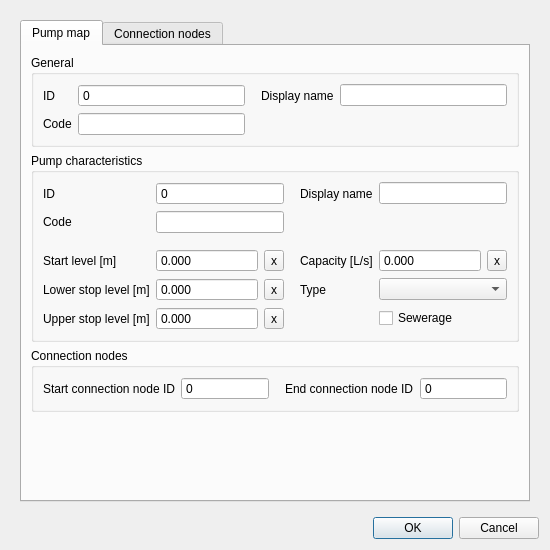
<?xml version="1.0" encoding="UTF-8"?>
<ui version="4.0">
 <class>PumpMapEditForm</class>
 <widget class="QDialog" name="PumpMapEditForm">
  <property name="geometry">
   <rect>
    <x>0</x>
    <y>0</y>
    <width>550</width>
    <height>550</height>
   </rect>
  </property>
  <property name="windowTitle">
   <string>Pump map</string>
  </property>
  <layout class="QGridLayout" name="gridLayout">
   <item row="0" column="0">
    <widget class="QScrollArea" name="scrollArea">
     <property name="frameShape">
      <enum>QFrame::NoFrame</enum>
     </property>
     <property name="widgetResizable">
      <bool>true</bool>
     </property>
     <widget class="QWidget" name="scrollAreaWidgetContents">
      <property name="geometry">
       <rect>
        <x>0</x>
        <y>0</y>
        <width>532</width>
        <height>503</height>
       </rect>
      </property>
      <layout class="QGridLayout" name="gridLayout_2">
       <item row="0" column="0">
        <widget class="QTabWidget" name="tabWidget">
         <property name="locale">
          <locale language="English" country="UnitedStates"/>
         </property>
         <property name="inputMethodHints">
          <set>Qt::ImhNone</set>
         </property>
         <property name="currentIndex">
          <number>0</number>
         </property>
         <widget class="QWidget" name="tab">
          <attribute name="title">
           <string>Pump map</string>
          </attribute>
          <layout class="QGridLayout" name="gridLayout_18">
           <item row="6" column="0">
            <spacer name="verticalSpacer_3">
             <property name="orientation">
              <enum>Qt::Vertical</enum>
             </property>
             <property name="sizeType">
              <enum>QSizePolicy::MinimumExpanding</enum>
             </property>
             <property name="sizeHint" stdset="0">
              <size>
               <width>20</width>
               <height>10</height>
              </size>
             </property>
            </spacer>
           </item>
           <item row="5" column="0">
            <widget class="QGroupBox" name="grp_conn_node">
             <property name="locale">
              <locale language="English" country="UnitedStates"/>
             </property>
             <property name="inputMethodHints">
              <set>Qt::ImhNone</set>
             </property>
             <property name="title">
              <string>Connection nodes</string>
             </property>
             <layout class="QGridLayout" name="gridLayout_6">
              <item row="0" column="1">
               <widget class="QSpinBox" name="connection_node_id_start">
                <property name="sizePolicy">
                 <sizepolicy hsizetype="Expanding" vsizetype="Fixed">
                  <horstretch>0</horstretch>
                  <verstretch>0</verstretch>
                 </sizepolicy>
                </property>
                <property name="locale">
                 <locale language="English" country="UnitedStates"/>
                </property>
                <property name="inputMethodHints">
                 <set>Qt::ImhNone</set>
                </property>
                <property name="readOnly">
                 <bool>true</bool>
                </property>
                <property name="buttonSymbols">
                 <enum>QAbstractSpinBox::NoButtons</enum>
                </property>
                <property name="maximum">
                 <number>999999999</number>
                </property>
                <property name="clearValue" stdset="0">
                 <bool>true</bool>
                </property>
                <property name="expressionsEnabled" stdset="0">
                 <bool>false</bool>
                </property>
               </widget>
              </item>
              <item row="0" column="0">
               <widget class="QLabel" name="label_18">
                <property name="locale">
                 <locale language="English" country="UnitedStates"/>
                </property>
                <property name="inputMethodHints">
                 <set>Qt::ImhNone</set>
                </property>
                <property name="text">
                 <string>Start connection node ID</string>
                </property>
                <property name="alignment">
                 <set>Qt::AlignLeading|Qt::AlignLeft|Qt::AlignVCenter</set>
                </property>
               </widget>
              </item>
              <item row="0" column="3">
               <widget class="QSpinBox" name="connection_node_id_end">
                <property name="sizePolicy">
                 <sizepolicy hsizetype="Expanding" vsizetype="Fixed">
                  <horstretch>0</horstretch>
                  <verstretch>0</verstretch>
                 </sizepolicy>
                </property>
                <property name="locale">
                 <locale language="English" country="UnitedStates"/>
                </property>
                <property name="inputMethodHints">
                 <set>Qt::ImhNone</set>
                </property>
                <property name="readOnly">
                 <bool>true</bool>
                </property>
                <property name="buttonSymbols">
                 <enum>QAbstractSpinBox::NoButtons</enum>
                </property>
                <property name="maximum">
                 <number>999999999</number>
                </property>
                <property name="clearValue" stdset="0">
                 <bool>true</bool>
                </property>
                <property name="expressionsEnabled" stdset="0">
                 <bool>false</bool>
                </property>
               </widget>
              </item>
              <item row="0" column="2">
               <widget class="QLabel" name="label_19">
                <property name="locale">
                 <locale language="English" country="UnitedStates"/>
                </property>
                <property name="inputMethodHints">
                 <set>Qt::ImhNone</set>
                </property>
                <property name="text">
                 <string>End connection node ID</string>
                </property>
                <property name="alignment">
                 <set>Qt::AlignLeading|Qt::AlignLeft|Qt::AlignVCenter</set>
                </property>
                <property name="indent">
                 <number>10</number>
                </property>
               </widget>
              </item>
             </layout>
            </widget>
           </item>
           <item row="1" column="0">
            <widget class="QGroupBox" name="grp_general">
             <property name="enabled">
              <bool>true</bool>
             </property>
             <property name="locale">
              <locale language="English" country="UnitedStates"/>
             </property>
             <property name="title">
              <string>General</string>
             </property>
             <layout class="QGridLayout" name="gridLayout_5">
              <item row="1" column="1">
               <widget class="QSpinBox" name="id">
                <property name="locale">
                 <locale language="English" country="UnitedStates"/>
                </property>
                <property name="readOnly">
                 <bool>true</bool>
                </property>
                <property name="buttonSymbols">
                 <enum>QAbstractSpinBox::NoButtons</enum>
                </property>
                <property name="maximum">
                 <number>99999999</number>
                </property>
                <property name="showClearButton" stdset="0">
                 <bool>true</bool>
                </property>
                <property name="clearValue" stdset="0">
                 <bool>true</bool>
                </property>
                <property name="expressionsEnabled" stdset="0">
                 <bool>false</bool>
                </property>
               </widget>
              </item>
              <item row="1" column="2">
               <widget class="QLabel" name="label_2">
                <property name="locale">
                 <locale language="English" country="UnitedStates"/>
                </property>
                <property name="text">
                 <string>Display name</string>
                </property>
                <property name="alignment">
                 <set>Qt::AlignLeading|Qt::AlignLeft|Qt::AlignVCenter</set>
                </property>
                <property name="indent">
                 <number>10</number>
                </property>
               </widget>
              </item>
              <item row="1" column="0">
               <widget class="QLabel" name="label">
                <property name="locale">
                 <locale language="English" country="UnitedStates"/>
                </property>
                <property name="text">
                 <string>ID</string>
                </property>
                <property name="alignment">
                 <set>Qt::AlignLeading|Qt::AlignLeft|Qt::AlignVCenter</set>
                </property>
               </widget>
              </item>
              <item row="2" column="1">
               <widget class="QLineEdit" name="code">
                <property name="sizePolicy">
                 <sizepolicy hsizetype="Expanding" vsizetype="Fixed">
                  <horstretch>0</horstretch>
                  <verstretch>0</verstretch>
                 </sizepolicy>
                </property>
                <property name="locale">
                 <locale language="English" country="UnitedStates"/>
                </property>
                <property name="clearButtonEnabled">
                 <bool>true</bool>
                </property>
               </widget>
              </item>
              <item row="2" column="0">
               <widget class="QLabel" name="label_3">
                <property name="locale">
                 <locale language="English" country="UnitedStates"/>
                </property>
                <property name="text">
                 <string>Code</string>
                </property>
                <property name="alignment">
                 <set>Qt::AlignLeading|Qt::AlignLeft|Qt::AlignVCenter</set>
                </property>
               </widget>
              </item>
              <item row="1" column="3">
               <widget class="QLineEdit" name="display_name">
                <property name="sizePolicy">
                 <sizepolicy hsizetype="Expanding" vsizetype="Fixed">
                  <horstretch>0</horstretch>
                  <verstretch>0</verstretch>
                 </sizepolicy>
                </property>
                <property name="locale">
                 <locale language="English" country="UnitedStates"/>
                </property>
                <property name="clearButtonEnabled">
                 <bool>true</bool>
                </property>
               </widget>
              </item>
             </layout>
            </widget>
           </item>
           <item row="2" column="0">
            <widget class="QGroupBox" name="grp_characteristics">
             <property name="enabled">
              <bool>true</bool>
             </property>
             <property name="locale">
              <locale language="English" country="UnitedStates"/>
             </property>
             <property name="title">
              <string>Pump characteristics</string>
             </property>
             <layout class="QGridLayout" name="gridLayout_4">
              <item row="0" column="7" colspan="2">
               <widget class="QLineEdit" name="pumpstation_display_name">
                <property name="sizePolicy">
                 <sizepolicy hsizetype="Expanding" vsizetype="Fixed">
                  <horstretch>0</horstretch>
                  <verstretch>0</verstretch>
                 </sizepolicy>
                </property>
                <property name="locale">
                 <locale language="English" country="UnitedStates"/>
                </property>
                <property name="clearButtonEnabled">
                 <bool>true</bool>
                </property>
               </widget>
              </item>
              <item row="4" column="7" colspan="2">
               <widget class="QComboBox" name="pumpstation_type">
                <property name="locale">
                 <locale language="English" country="UnitedStates"/>
                </property>
               </widget>
              </item>
              <item row="3" column="3">
               <widget class="QLabel" name="label_8">
                <property name="locale">
                 <locale language="English" country="UnitedStates"/>
                </property>
                <property name="text">
                 <string>Start level [m]</string>
                </property>
                <property name="alignment">
                 <set>Qt::AlignLeading|Qt::AlignLeft|Qt::AlignVCenter</set>
                </property>
               </widget>
              </item>
              <item row="3" column="5">
               <widget class="QToolButton" name="pumpstation_start_level_clear">
                <property name="text">
                 <string>x</string>
                </property>
               </widget>
              </item>
              <item row="5" column="4">
               <widget class="QDoubleSpinBox" name="pumpstation_upper_stop_level">
                <property name="sizePolicy">
                 <sizepolicy hsizetype="Expanding" vsizetype="Fixed">
                  <horstretch>0</horstretch>
                  <verstretch>0</verstretch>
                 </sizepolicy>
                </property>
                <property name="locale">
                 <locale language="English" country="UnitedStates"/>
                </property>
                <property name="buttonSymbols">
                 <enum>QAbstractSpinBox::NoButtons</enum>
                </property>
                <property name="decimals">
                 <number>3</number>
                </property>
                <property name="minimum">
                 <double>-99999999.000000000000000</double>
                </property>
                <property name="maximum">
                 <double>1000000.000000000000000</double>
                </property>
                <property name="showClearButton" stdset="0">
                 <bool>true</bool>
                </property>
                <property name="clearValue" stdset="0">
                 <bool>true</bool>
                </property>
                <property name="expressionsEnabled" stdset="0">
                 <bool>true</bool>
                </property>
               </widget>
              </item>
              <item row="2" column="4">
               <spacer name="verticalSpacer">
                <property name="orientation">
                 <enum>Qt::Vertical</enum>
                </property>
                <property name="sizeType">
                 <enum>QSizePolicy::MinimumExpanding</enum>
                </property>
                <property name="sizeHint" stdset="0">
                 <size>
                  <width>20</width>
                  <height>10</height>
                 </size>
                </property>
               </spacer>
              </item>
              <item row="4" column="5">
               <widget class="QToolButton" name="pumpstation_lower_stop_level_clear">
                <property name="text">
                 <string>x</string>
                </property>
               </widget>
              </item>
              <item row="3" column="8">
               <widget class="QToolButton" name="pumpstation_capacity_clear">
                <property name="text">
                 <string>x</string>
                </property>
               </widget>
              </item>
              <item row="4" column="6">
               <widget class="QLabel" name="label_11">
                <property name="locale">
                 <locale language="English" country="UnitedStates"/>
                </property>
                <property name="text">
                 <string>Type</string>
                </property>
                <property name="alignment">
                 <set>Qt::AlignLeading|Qt::AlignLeft|Qt::AlignVCenter</set>
                </property>
                <property name="indent">
                 <number>10</number>
                </property>
               </widget>
              </item>
              <item row="0" column="3">
               <widget class="QLabel" name="label_5">
                <property name="locale">
                 <locale language="English" country="UnitedStates"/>
                </property>
                <property name="text">
                 <string>ID</string>
                </property>
                <property name="alignment">
                 <set>Qt::AlignLeading|Qt::AlignLeft|Qt::AlignVCenter</set>
                </property>
               </widget>
              </item>
              <item row="4" column="4">
               <widget class="QDoubleSpinBox" name="pumpstation_lower_stop_level">
                <property name="sizePolicy">
                 <sizepolicy hsizetype="Expanding" vsizetype="Fixed">
                  <horstretch>0</horstretch>
                  <verstretch>0</verstretch>
                 </sizepolicy>
                </property>
                <property name="locale">
                 <locale language="English" country="UnitedStates"/>
                </property>
                <property name="buttonSymbols">
                 <enum>QAbstractSpinBox::NoButtons</enum>
                </property>
                <property name="decimals">
                 <number>3</number>
                </property>
                <property name="minimum">
                 <double>-99999999.000000000000000</double>
                </property>
                <property name="maximum">
                 <double>1000000.000000000000000</double>
                </property>
                <property name="showClearButton" stdset="0">
                 <bool>true</bool>
                </property>
                <property name="clearValue" stdset="0">
                 <bool>true</bool>
                </property>
                <property name="expressionsEnabled" stdset="0">
                 <bool>true</bool>
                </property>
               </widget>
              </item>
              <item row="1" column="4" colspan="2">
               <widget class="QLineEdit" name="pumpstation_code">
                <property name="sizePolicy">
                 <sizepolicy hsizetype="Expanding" vsizetype="Fixed">
                  <horstretch>0</horstretch>
                  <verstretch>0</verstretch>
                 </sizepolicy>
                </property>
                <property name="locale">
                 <locale language="English" country="UnitedStates"/>
                </property>
                <property name="clearButtonEnabled">
                 <bool>true</bool>
                </property>
               </widget>
              </item>
              <item row="3" column="6">
               <widget class="QLabel" name="label_10">
                <property name="locale">
                 <locale language="English" country="UnitedStates"/>
                </property>
                <property name="text">
                 <string>Capacity [L/s]</string>
                </property>
                <property name="alignment">
                 <set>Qt::AlignLeading|Qt::AlignLeft|Qt::AlignVCenter</set>
                </property>
                <property name="indent">
                 <number>10</number>
                </property>
               </widget>
              </item>
              <item row="0" column="6">
               <widget class="QLabel" name="label_4">
                <property name="locale">
                 <locale language="English" country="UnitedStates"/>
                </property>
                <property name="text">
                 <string>Display name</string>
                </property>
                <property name="alignment">
                 <set>Qt::AlignLeading|Qt::AlignLeft|Qt::AlignVCenter</set>
                </property>
                <property name="indent">
                 <number>10</number>
                </property>
               </widget>
              </item>
              <item row="1" column="3">
               <widget class="QLabel" name="label_6">
                <property name="locale">
                 <locale language="English" country="UnitedStates"/>
                </property>
                <property name="text">
                 <string>Code</string>
                </property>
                <property name="alignment">
                 <set>Qt::AlignLeading|Qt::AlignLeft|Qt::AlignVCenter</set>
                </property>
               </widget>
              </item>
              <item row="0" column="4" colspan="2">
               <widget class="QSpinBox" name="pumpstation_id">
                <property name="locale">
                 <locale language="English" country="UnitedStates"/>
                </property>
                <property name="readOnly">
                 <bool>true</bool>
                </property>
                <property name="buttonSymbols">
                 <enum>QAbstractSpinBox::NoButtons</enum>
                </property>
                <property name="maximum">
                 <number>99999999</number>
                </property>
                <property name="showClearButton" stdset="0">
                 <bool>true</bool>
                </property>
                <property name="clearValue" stdset="0">
                 <bool>true</bool>
                </property>
                <property name="expressionsEnabled" stdset="0">
                 <bool>false</bool>
                </property>
               </widget>
              </item>
              <item row="5" column="7">
               <widget class="QCheckBox" name="pumpstation_sewerage">
                <property name="layoutDirection">
                 <enum>Qt::LeftToRight</enum>
                </property>
                <property name="text">
                 <string>Sewerage</string>
                </property>
               </widget>
              </item>
              <item row="4" column="3">
               <widget class="QLabel" name="label_7">
                <property name="locale">
                 <locale language="English" country="UnitedStates"/>
                </property>
                <property name="text">
                 <string>Lower stop level [m]</string>
                </property>
                <property name="alignment">
                 <set>Qt::AlignLeading|Qt::AlignLeft|Qt::AlignVCenter</set>
                </property>
               </widget>
              </item>
              <item row="5" column="3">
               <widget class="QLabel" name="label_9">
                <property name="locale">
                 <locale language="English" country="UnitedStates"/>
                </property>
                <property name="text">
                 <string>Upper stop level [m]</string>
                </property>
                <property name="alignment">
                 <set>Qt::AlignLeading|Qt::AlignLeft|Qt::AlignVCenter</set>
                </property>
               </widget>
              </item>
              <item row="3" column="4">
               <widget class="QDoubleSpinBox" name="pumpstation_start_level">
                <property name="sizePolicy">
                 <sizepolicy hsizetype="Expanding" vsizetype="Fixed">
                  <horstretch>0</horstretch>
                  <verstretch>0</verstretch>
                 </sizepolicy>
                </property>
                <property name="locale">
                 <locale language="English" country="UnitedStates"/>
                </property>
                <property name="inputMethodHints">
                 <set>Qt::ImhNone</set>
                </property>
                <property name="buttonSymbols">
                 <enum>QAbstractSpinBox::NoButtons</enum>
                </property>
                <property name="decimals">
                 <number>3</number>
                </property>
                <property name="minimum">
                 <double>-9999999999.000000000000000</double>
                </property>
                <property name="maximum">
                 <double>9999999999.000000000000000</double>
                </property>
                <property name="showClearButton" stdset="0">
                 <bool>true</bool>
                </property>
                <property name="clearValue" stdset="0">
                 <bool>true</bool>
                </property>
                <property name="expressionsEnabled" stdset="0">
                 <bool>true</bool>
                </property>
               </widget>
              </item>
              <item row="3" column="7">
               <widget class="QDoubleSpinBox" name="pumpstation_capacity">
                <property name="sizePolicy">
                 <sizepolicy hsizetype="Expanding" vsizetype="Fixed">
                  <horstretch>0</horstretch>
                  <verstretch>0</verstretch>
                 </sizepolicy>
                </property>
                <property name="locale">
                 <locale language="English" country="UnitedStates"/>
                </property>
                <property name="inputMethodHints">
                 <set>Qt::ImhNone</set>
                </property>
                <property name="buttonSymbols">
                 <enum>QAbstractSpinBox::NoButtons</enum>
                </property>
                <property name="decimals">
                 <number>3</number>
                </property>
                <property name="minimum">
                 <double>-9999999999.000000000000000</double>
                </property>
                <property name="maximum">
                 <double>9999999999.000000000000000</double>
                </property>
                <property name="showClearButton" stdset="0">
                 <bool>true</bool>
                </property>
                <property name="clearValue" stdset="0">
                 <bool>true</bool>
                </property>
                <property name="expressionsEnabled" stdset="0">
                 <bool>true</bool>
                </property>
               </widget>
              </item>
              <item row="5" column="5">
               <widget class="QToolButton" name="pumpstation_upper_stop_level_clear">
                <property name="text">
                 <string>x</string>
                </property>
               </widget>
              </item>
             </layout>
            </widget>
           </item>
          </layout>
         </widget>
         <widget class="QWidget" name="tab_connection_nodes">
          <attribute name="title">
           <string>Connection nodes</string>
          </attribute>
          <layout class="QGridLayout" name="gridLayout_19">
           <item row="1" column="0">
            <widget class="QGroupBox" name="grp_conn_node_2">
             <property name="enabled">
              <bool>true</bool>
             </property>
             <property name="title">
              <string>Ending connection node</string>
             </property>
             <layout class="QGridLayout" name="gridLayout_17">
              <item row="1" column="2">
               <widget class="QLabel" name="label_55">
                <property name="text">
                 <string>Node storage area [m²]</string>
                </property>
                <property name="alignment">
                 <set>Qt::AlignLeading|Qt::AlignLeft|Qt::AlignVCenter</set>
                </property>
                <property name="indent">
                 <number>10</number>
                </property>
               </widget>
              </item>
              <item row="0" column="1">
               <widget class="QSpinBox" name="connection_node_2_id">
                <property name="sizePolicy">
                 <sizepolicy hsizetype="Expanding" vsizetype="Fixed">
                  <horstretch>0</horstretch>
                  <verstretch>0</verstretch>
                 </sizepolicy>
                </property>
                <property name="readOnly">
                 <bool>true</bool>
                </property>
                <property name="buttonSymbols">
                 <enum>QAbstractSpinBox::NoButtons</enum>
                </property>
                <property name="maximum">
                 <number>999999999</number>
                </property>
                <property name="clearValue" stdset="0">
                 <bool>true</bool>
                </property>
                <property name="expressionsEnabled" stdset="0">
                 <bool>false</bool>
                </property>
               </widget>
              </item>
              <item row="0" column="0">
               <widget class="QLabel" name="label_53">
                <property name="text">
                 <string>Connection node ID</string>
                </property>
                <property name="alignment">
                 <set>Qt::AlignLeading|Qt::AlignLeft|Qt::AlignVCenter</set>
                </property>
               </widget>
              </item>
              <item row="1" column="3">
               <widget class="QDoubleSpinBox" name="connection_node_2_storage_area">
                <property name="sizePolicy">
                 <sizepolicy hsizetype="Expanding" vsizetype="Fixed">
                  <horstretch>0</horstretch>
                  <verstretch>0</verstretch>
                 </sizepolicy>
                </property>
                <property name="buttonSymbols">
                 <enum>QAbstractSpinBox::NoButtons</enum>
                </property>
                <property name="decimals">
                 <number>3</number>
                </property>
                <property name="maximum">
                 <double>999999999.000000000000000</double>
                </property>
                <property name="clearValue" stdset="0">
                 <bool>true</bool>
                </property>
               </widget>
              </item>
              <item row="0" column="3">
               <widget class="QDoubleSpinBox" name="connection_node_2_initial_waterlevel">
                <property name="sizePolicy">
                 <sizepolicy hsizetype="Expanding" vsizetype="Fixed">
                  <horstretch>0</horstretch>
                  <verstretch>0</verstretch>
                 </sizepolicy>
                </property>
                <property name="buttonSymbols">
                 <enum>QAbstractSpinBox::NoButtons</enum>
                </property>
                <property name="decimals">
                 <number>3</number>
                </property>
                <property name="minimum">
                 <double>-1000.000000000000000</double>
                </property>
                <property name="maximum">
                 <double>1000000.000000000000000</double>
                </property>
                <property name="showClearButton" stdset="0">
                 <bool>true</bool>
                </property>
                <property name="clearValue" stdset="0">
                 <bool>true</bool>
                </property>
                <property name="expressionsEnabled" stdset="0">
                 <bool>true</bool>
                </property>
               </widget>
              </item>
              <item row="0" column="2">
               <widget class="QLabel" name="label_52">
                <property name="text">
                 <string>Node initial water level [m]</string>
                </property>
                <property name="alignment">
                 <set>Qt::AlignLeading|Qt::AlignLeft|Qt::AlignVCenter</set>
                </property>
                <property name="indent">
                 <number>10</number>
                </property>
               </widget>
              </item>
              <item row="1" column="0">
               <widget class="QLabel" name="label_54">
                <property name="text">
                 <string>Node code</string>
                </property>
                <property name="alignment">
                 <set>Qt::AlignLeading|Qt::AlignLeft|Qt::AlignVCenter</set>
                </property>
               </widget>
              </item>
              <item row="1" column="1">
               <widget class="QLineEdit" name="connection_node_2_code">
                <property name="sizePolicy">
                 <sizepolicy hsizetype="Expanding" vsizetype="Fixed">
                  <horstretch>0</horstretch>
                  <verstretch>0</verstretch>
                 </sizepolicy>
                </property>
                <property name="clearButtonEnabled">
                 <bool>true</bool>
                </property>
               </widget>
              </item>
              <item row="0" column="4">
               <widget class="QToolButton" name="connection_node_2_initial_waterlevel_clear">
                <property name="text">
                 <string>x</string>
                </property>
               </widget>
              </item>
              <item row="1" column="4">
               <widget class="QToolButton" name="connection_node_2_storage_area_clear">
                <property name="text">
                 <string>x</string>
                </property>
               </widget>
              </item>
             </layout>
            </widget>
           </item>
           <item row="2" column="0">
            <spacer name="verticalSpacer_2">
             <property name="orientation">
              <enum>Qt::Vertical</enum>
             </property>
             <property name="sizeHint" stdset="0">
              <size>
               <width>20</width>
               <height>40</height>
              </size>
             </property>
            </spacer>
           </item>
           <item row="0" column="0">
            <widget class="QGroupBox" name="grp_conn_node_1">
             <property name="enabled">
              <bool>true</bool>
             </property>
             <property name="title">
              <string>Starting connection node</string>
             </property>
             <layout class="QGridLayout" name="gridLayout_8">
              <item row="0" column="0">
               <widget class="QLabel" name="label_20">
                <property name="text">
                 <string>Connection node ID</string>
                </property>
                <property name="alignment">
                 <set>Qt::AlignLeading|Qt::AlignLeft|Qt::AlignVCenter</set>
                </property>
               </widget>
              </item>
              <item row="1" column="1">
               <widget class="QLineEdit" name="connection_node_1_code">
                <property name="sizePolicy">
                 <sizepolicy hsizetype="Expanding" vsizetype="Fixed">
                  <horstretch>0</horstretch>
                  <verstretch>0</verstretch>
                 </sizepolicy>
                </property>
                <property name="clearButtonEnabled">
                 <bool>true</bool>
                </property>
               </widget>
              </item>
              <item row="1" column="3">
               <widget class="QDoubleSpinBox" name="connection_node_1_storage_area">
                <property name="sizePolicy">
                 <sizepolicy hsizetype="Expanding" vsizetype="Fixed">
                  <horstretch>0</horstretch>
                  <verstretch>0</verstretch>
                 </sizepolicy>
                </property>
                <property name="buttonSymbols">
                 <enum>QAbstractSpinBox::NoButtons</enum>
                </property>
                <property name="decimals">
                 <number>3</number>
                </property>
                <property name="maximum">
                 <double>999999999.000000000000000</double>
                </property>
                <property name="clearValue" stdset="0">
                 <bool>true</bool>
                </property>
               </widget>
              </item>
              <item row="0" column="2">
               <widget class="QLabel" name="label_17">
                <property name="text">
                 <string>Node initial water level [m]</string>
                </property>
                <property name="alignment">
                 <set>Qt::AlignLeading|Qt::AlignLeft|Qt::AlignVCenter</set>
                </property>
                <property name="indent">
                 <number>10</number>
                </property>
               </widget>
              </item>
              <item row="1" column="0">
               <widget class="QLabel" name="label_21">
                <property name="text">
                 <string>Node code</string>
                </property>
                <property name="alignment">
                 <set>Qt::AlignLeading|Qt::AlignLeft|Qt::AlignVCenter</set>
                </property>
               </widget>
              </item>
              <item row="0" column="3">
               <widget class="QDoubleSpinBox" name="connection_node_1_initial_waterlevel">
                <property name="sizePolicy">
                 <sizepolicy hsizetype="Expanding" vsizetype="Fixed">
                  <horstretch>0</horstretch>
                  <verstretch>0</verstretch>
                 </sizepolicy>
                </property>
                <property name="buttonSymbols">
                 <enum>QAbstractSpinBox::NoButtons</enum>
                </property>
                <property name="decimals">
                 <number>3</number>
                </property>
                <property name="minimum">
                 <double>-1000.000000000000000</double>
                </property>
                <property name="maximum">
                 <double>1000000.000000000000000</double>
                </property>
                <property name="showClearButton" stdset="0">
                 <bool>true</bool>
                </property>
                <property name="clearValue" stdset="0">
                 <bool>true</bool>
                </property>
                <property name="expressionsEnabled" stdset="0">
                 <bool>true</bool>
                </property>
               </widget>
              </item>
              <item row="1" column="2">
               <widget class="QLabel" name="label_22">
                <property name="text">
                 <string>Node storage area [m²]</string>
                </property>
                <property name="alignment">
                 <set>Qt::AlignLeading|Qt::AlignLeft|Qt::AlignVCenter</set>
                </property>
                <property name="indent">
                 <number>10</number>
                </property>
               </widget>
              </item>
              <item row="0" column="1">
               <widget class="QSpinBox" name="connection_node_1_id">
                <property name="sizePolicy">
                 <sizepolicy hsizetype="Expanding" vsizetype="Fixed">
                  <horstretch>0</horstretch>
                  <verstretch>0</verstretch>
                 </sizepolicy>
                </property>
                <property name="readOnly">
                 <bool>true</bool>
                </property>
                <property name="buttonSymbols">
                 <enum>QAbstractSpinBox::NoButtons</enum>
                </property>
                <property name="maximum">
                 <number>999999999</number>
                </property>
                <property name="clearValue" stdset="0">
                 <bool>true</bool>
                </property>
                <property name="expressionsEnabled" stdset="0">
                 <bool>false</bool>
                </property>
               </widget>
              </item>
              <item row="0" column="4">
               <widget class="QToolButton" name="connection_node_1_initial_waterlevel_clear">
                <property name="text">
                 <string>x</string>
                </property>
               </widget>
              </item>
              <item row="1" column="4">
               <widget class="QToolButton" name="connection_node_1_storage_area_clear">
                <property name="text">
                 <string>x</string>
                </property>
               </widget>
              </item>
             </layout>
            </widget>
           </item>
          </layout>
         </widget>
        </widget>
       </item>
      </layout>
     </widget>
    </widget>
   </item>
   <item row="1" column="0">
    <widget class="QDialogButtonBox" name="buttonBox">
     <property name="standardButtons">
      <set>QDialogButtonBox::Cancel|QDialogButtonBox::Ok</set>
     </property>
    </widget>
   </item>
  </layout>
 </widget>
 <tabstops>
  <tabstop>scrollArea</tabstop>
  <tabstop>tabWidget</tabstop>
  <tabstop>id</tabstop>
  <tabstop>code</tabstop>
  <tabstop>display_name</tabstop>
  <tabstop>pumpstation_id</tabstop>
  <tabstop>pumpstation_code</tabstop>
  <tabstop>pumpstation_display_name</tabstop>
  <tabstop>pumpstation_start_level</tabstop>
  <tabstop>pumpstation_start_level_clear</tabstop>
  <tabstop>pumpstation_lower_stop_level</tabstop>
  <tabstop>pumpstation_lower_stop_level_clear</tabstop>
  <tabstop>pumpstation_upper_stop_level</tabstop>
  <tabstop>pumpstation_upper_stop_level_clear</tabstop>
  <tabstop>pumpstation_capacity</tabstop>
  <tabstop>pumpstation_capacity_clear</tabstop>
  <tabstop>pumpstation_type</tabstop>
  <tabstop>connection_node_id_start</tabstop>
  <tabstop>connection_node_id_end</tabstop>
  <tabstop>connection_node_1_id</tabstop>
  <tabstop>connection_node_1_code</tabstop>
  <tabstop>connection_node_1_initial_waterlevel</tabstop>
  <tabstop>connection_node_1_initial_waterlevel_clear</tabstop>
  <tabstop>connection_node_1_storage_area</tabstop>
  <tabstop>connection_node_1_storage_area_clear</tabstop>
  <tabstop>connection_node_2_id</tabstop>
  <tabstop>connection_node_2_code</tabstop>
  <tabstop>connection_node_2_initial_waterlevel</tabstop>
  <tabstop>connection_node_2_initial_waterlevel_clear</tabstop>
  <tabstop>connection_node_2_storage_area</tabstop>
  <tabstop>connection_node_2_storage_area_clear</tabstop>
 </tabstops>
 <resources/>
 <connections/>
</ui>
